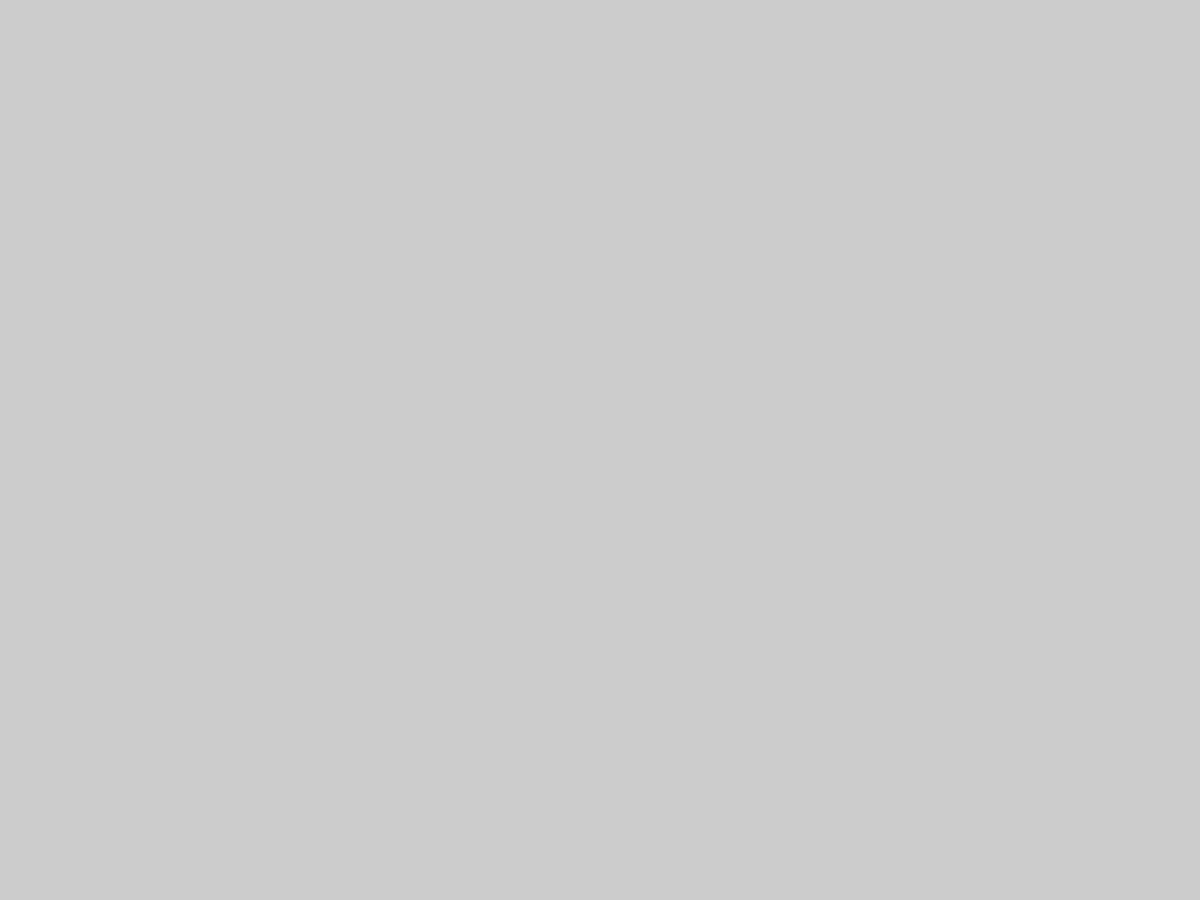
Frame 1 (no input)
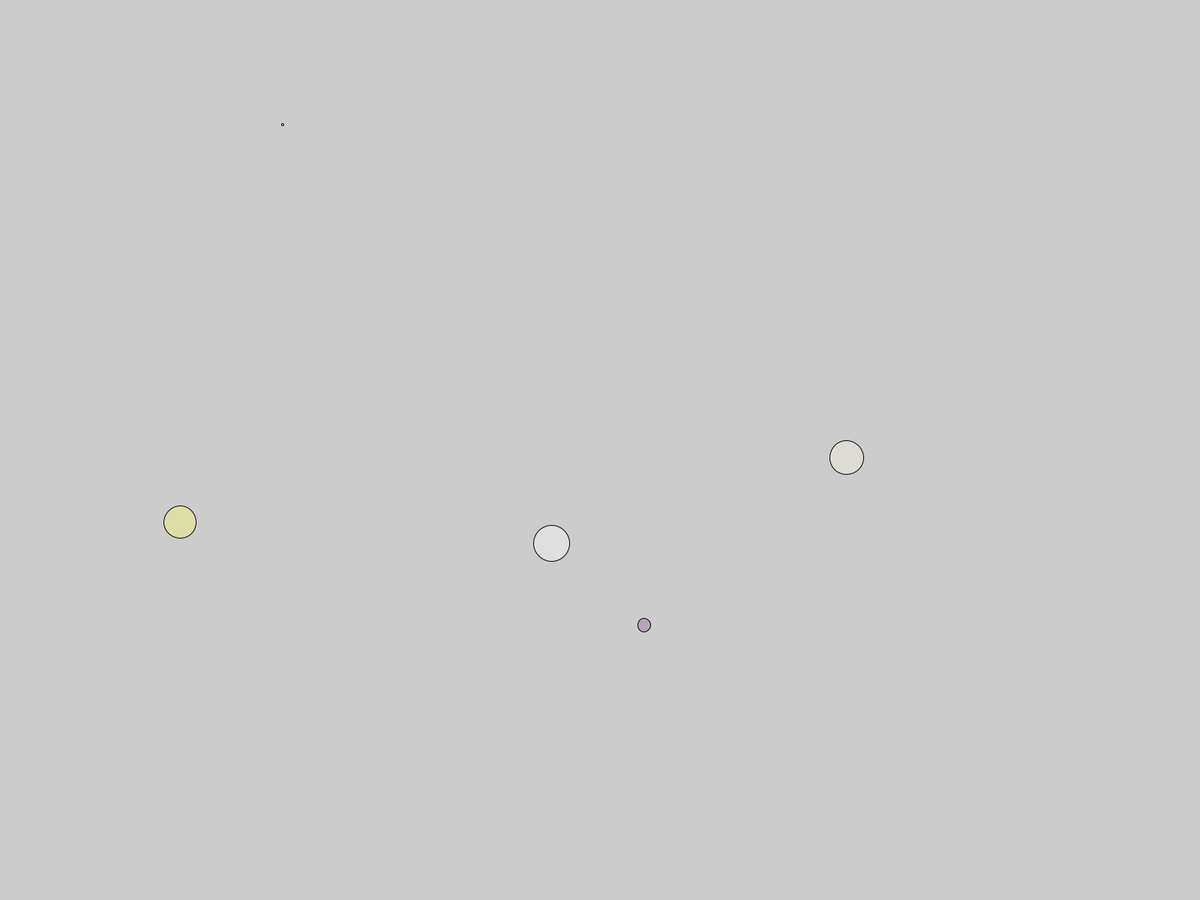
Frame 60 (the mouse pressed at the canvas centre just before this capture)
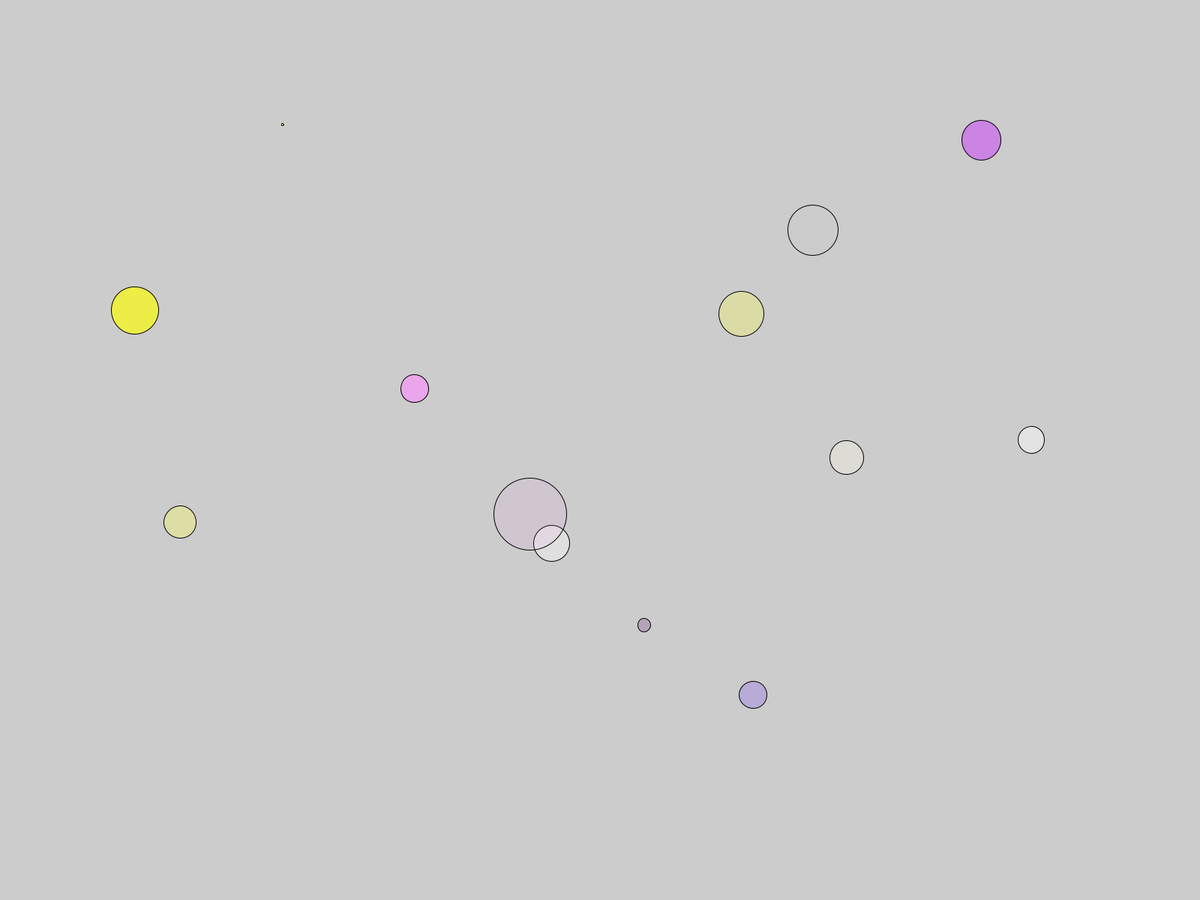
Frame 120 (the mouse held since frame 60 and released just before this capture)

The Processing sketch that drew these frames (run headless with seeded random() and noise(); from frame 60 on, the mouse is pressed at the canvas centre):

// Processing sketch: Assignment2_v3_ScreenSaver
// ── Assignment2_v3_ScreenSaver.pde


PVector A;
Float a, b, c, d, e;

void setup(){
 fullScreen();
 
 fill(255);
 
 A = new PVector(0, 0);
 
 
}

void draw(){
 a = random(width);
 b = random(height);
 c = random(0, 947);
 d = random(0, 731);
 e = random(0, 654);
 float wanderlust = 3;
 
 translate(random (width/2) * TAU, random(height/2) * TAU);
 fill(a, b, c, random(255));
 stroke(0);
 frameRate(100);
 circle(A.x, A.y, random(100));

 A.x += random(-wanderlust, wanderlust);
 A.y += random(-wanderlust, wanderlust);
 
  
}
